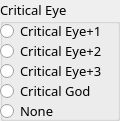
   <widget class="QGroupBox" name="criticalEyeBox">
    <property name="geometry">
     <rect>
      <x>410</x>
      <y>0</y>
      <width>120</width>
      <height>121</height>
     </rect>
    </property>
    <property name="font">
     <font>
      <family>Sans</family>
      <pointsize>10</pointsize>
     </font>
    </property>
    <property name="title">
     <string>Critical Eye</string>
    </property>
    <widget class="QRadioButton" name="criticalEye1RadioButton">
     <property name="geometry">
      <rect>
       <x>0</x>
       <y>20</y>
       <width>117</width>
       <height>22</height>
      </rect>
     </property>
     <property name="font">
      <font>
       <family>Sans</family>
       <pointsize>10</pointsize>
      </font>
     </property>
     <property name="text">
      <string>Critical Eye+1</string>
     </property>
    </widget>
    <widget class="QRadioButton" name="criticalEye2RadioButton">
     <property name="geometry">
      <rect>
       <x>0</x>
       <y>40</y>
       <width>117</width>
       <height>22</height>
      </rect>
     </property>
     <property name="font">
      <font>
       <family>Sans</family>
       <pointsize>10</pointsize>
      </font>
     </property>
     <property name="text">
      <string>Critical Eye+2</string>
     </property>
    </widget>
    <widget class="QRadioButton" name="criticalEye3RadioButton">
     <property name="geometry">
      <rect>
       <x>0</x>
       <y>60</y>
       <width>117</width>
       <height>22</height>
      </rect>
     </property>
     <property name="font">
      <font>
       <family>Sans</family>
       <pointsize>10</pointsize>
      </font>
     </property>
     <property name="text">
      <string>Critical Eye+3</string>
     </property>
    </widget>
    <widget class="QRadioButton" name="criticalGodRadioButton">
     <property name="geometry">
      <rect>
       <x>0</x>
       <y>80</y>
       <width>111</width>
       <height>22</height>
      </rect>
     </property>
     <property name="font">
      <font>
       <family>Sans</family>
       <pointsize>10</pointsize>
      </font>
     </property>
     <property name="text">
      <string>Critical God</string>
     </property>
    </widget>
    <widget class="QRadioButton" name="CENoneRadioButton">
     <property name="geometry">
      <rect>
       <x>0</x>
       <y>100</y>
       <width>71</width>
       <height>22</height>
      </rect>
     </property>
     <property name="font">
      <font>
       <family>Sans</family>
       <pointsize>10</pointsize>
      </font>
     </property>
     <property name="text">
      <string>None</string>
     </property>
    </widget>
   </widget>
